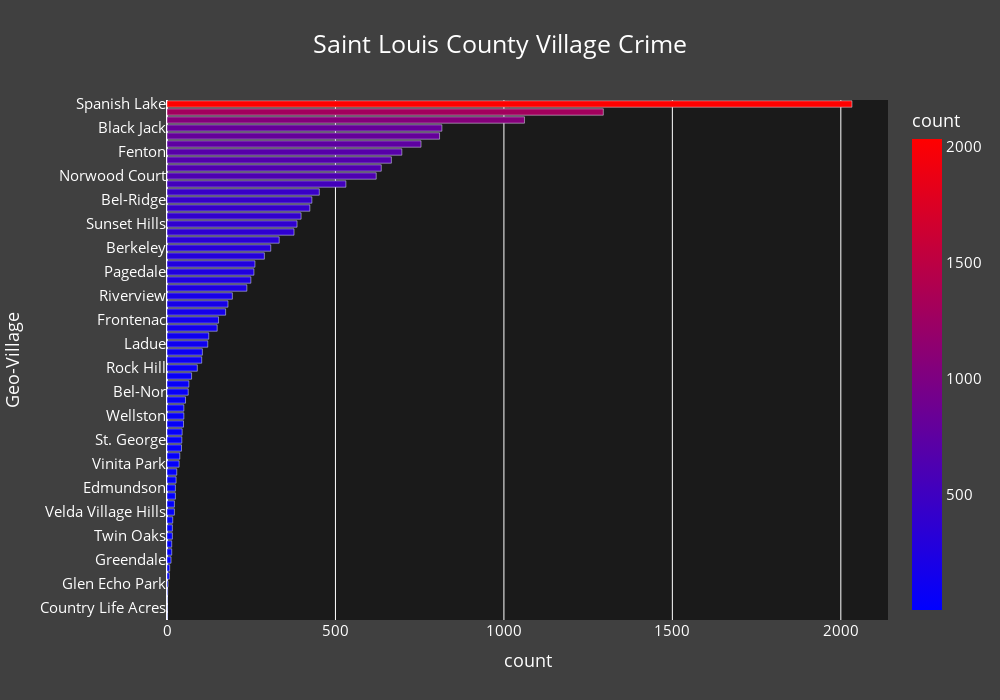

Notebook code for this chart:
### Code cell
# Create Value Count DataFrame
stl_df_Villages_vc = pd.DataFrame(stl_df['Geo-Village'].value_counts().reset_index())

# Create BarChart
stl_df_Villages_BarChart = px.bar(stl_df_Villages_vc,     # DataFrame
             x='count',                                                       # X Column
             y='Geo-Village',                                            # y Column
             color='count',                                        # Color Variable
             title="Saint Louis County Village Crime",       # Title of Map
             color_continuous_scale=px.colors.sequential.Bluered,
             orientation='h',                                                 # Chart Orientation
             height=700,                                                      # Height of Chart
             width=1000)                                                      # Width of Chart

# Update Layout Information
stl_df_Villages_BarChart.update_layout(title_x=0.5,                                 # X Position of Title
                                       title_y=0.95,                                # y Position of Title
                                       font_color="White",
                                       font_size=15,
                                       title_font_color="White",
                                       title_font_size=25,
                                       paper_bgcolor='rgba(17,17,17, .8)',
                                       plot_bgcolor='rgba(17,17,17, .8)',
                                       yaxis=dict(autorange="reversed"))     # Set Title Size & Color  

# Display Chart
stl_df_Villages_BarChart.show()

### Figure 1 — Plotly figure (JSON) as saved in the notebook; plotly's stock layout.template omitted (floating-point values rounded to 4 significant figures)
{"data": [{"alignmentgroup": "True", "hovertemplate": "count=%{marker.color}<br>Geo-Village=%{y}<extra></extra>", "legendgroup": "", "marker": {"color": [2033, 1295, 1061, 816, 809, 754, 697, 666, 636, 621, 531, 452, 430, 424, 398, 386, 377, 333, 308, 289, 261, 258, 249, 237, 194, 181, 174, 153, 149, 124, 121, 105, 103, 90, 73, 65, 63, 55, 50, 50, 49, 45, 44, 43, 38, 36, 29, 27, 25, 25, 22, 22, 17, 16, 16, 14, 14, 12, 8, 7, 3, 2, 1, 1, 1], "coloraxis": "coloraxis", "pattern": {"shape": ""}}, "name": "", "offsetgroup": "", "orientation": "h", "showlegend": false, "textposition": "auto", "type": "bar", "x": [2033, 1295, 1061, 816, 809, 754, 697, 666, 636, 621, 531, 452, 430, 424, 398, 386, 377, 333, 308, 289, 261, 258, 249, 237, 194, 181, 174, 153, 149, 124, 121, 105, 103, 90, 73, 65, 63, 55, 50, 50, 49, 45, 44, 43, 38, 36, 29, 27, 25, 25, 22, 22, 17, 16, 16, 14, 14, 12, 8, 7, 3, 2, 1, 1, 1], "xaxis": "x", "y": ["Spanish Lake", "Richmond Heights", "Maplewood", "Black Jack", "Old Jamestown", "Castle Point", "Fenton", "Glasgow Village", "Brentwood", "Norwood Court", "Saint John", "Sappington", "Bel-Ridge", "Dellwood", "Valley Park", "Sunset Hills", "Breckenridge Hills", "Woodson Terrace", "Berkeley", "Moline Acres", "Shrewsbury", "Pagedale", "Olivette", "Normandy", "Riverview", "Ellisville", "Flordell Hills", "Frontenac", "Marlborough", "Green Park", "Ladue", "Cool Valley", "Country Club Hills", "Rock Hill", "Kinloch", "Oakland", "Bel-Nor", "Pasadena Hills", "Wilbur Park", "Wellston", "Pine Lawn", "Hanley Hills", "St. George", "Winchester", "Charlack", "Vinita Park", "Hillsdale", "Northwoods", "Edmundson", "Bellerive", "Lakeshire", "Velda Village Hills", "Sycamore Hills", "Pasadena Park", "Twin Oaks", "Bella Villa", "Huntleigh", "Greendale", "Westwood", "Crystal Lake Park", "Glen Echo Park", "Glendale", "Warson Woods", "Country Life Acres", "Uplands Park"], "yaxis": "y"}], "layout": {"barmode": "relative", "coloraxis": {"colorbar": {"title": {"text": "count"}}, "colorscale": [[0, "rgb(0,0,255)"], [1, "rgb(255,0,0)"]]}, "font": {"color": "White", "size": 15}, "height": 700, "legend": {"tracegroupgap": 0}, "paper_bgcolor": "rgba(17,17,17, .8)", "plot_bgcolor": "rgba(17,17,17, .8)", "title": {"font": {"color": "White", "size": 25}, "text": "Saint Louis County Village Crime", "x": 0.5, "y": 0.95}, "width": 1000, "xaxis": {"anchor": "y", "domain": [0, 1], "title": {"text": "count"}}, "yaxis": {"anchor": "x", "autorange": "reversed", "domain": [0, 1], "title": {"text": "Geo-Village"}}}}
